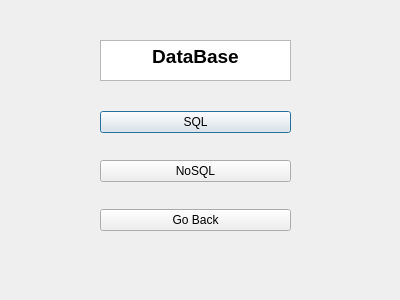
<?xml version="1.0" encoding="UTF-8"?>
<ui version="4.0">
 <class>DataBase</class>
 <widget class="QDialog" name="DataBase">
  <property name="geometry">
   <rect>
    <x>0</x>
    <y>0</y>
    <width>400</width>
    <height>300</height>
   </rect>
  </property>
  <property name="windowTitle">
   <string>Dialog</string>
  </property>
  <widget class="QWidget" name="verticalLayoutWidget">
   <property name="geometry">
    <rect>
     <x>100</x>
     <y>90</y>
     <width>191</width>
     <height>162</height>
    </rect>
   </property>
   <layout class="QVBoxLayout" name="verticalLayout">
    <item>
     <widget class="QPushButton" name="pushButton">
      <property name="text">
       <string>SQL</string>
      </property>
     </widget>
    </item>
    <item>
     <widget class="QPushButton" name="pushButton_2">
      <property name="text">
       <string>NoSQL</string>
      </property>
     </widget>
    </item>
    <item>
     <widget class="QPushButton" name="pushButton_3">
      <property name="text">
       <string>Go Back</string>
      </property>
     </widget>
    </item>
   </layout>
  </widget>
  <widget class="QTextBrowser" name="textBrowser">
   <property name="geometry">
    <rect>
     <x>100</x>
     <y>40</y>
     <width>191</width>
     <height>41</height>
    </rect>
   </property>
   <property name="html">
    <string>&lt;!DOCTYPE HTML PUBLIC &quot;-//W3C//DTD HTML 4.0//EN&quot; &quot;http://www.w3.org/TR/REC-html40/strict.dtd&quot;&gt;
&lt;html&gt;&lt;head&gt;&lt;meta name=&quot;qrichtext&quot; content=&quot;1&quot; /&gt;&lt;meta charset=&quot;utf-8&quot; /&gt;&lt;style type=&quot;text/css&quot;&gt;
p, li { white-space: pre-wrap; }
&lt;/style&gt;&lt;/head&gt;&lt;body style=&quot; font-family:'Segoe UI'; font-size:9pt; font-weight:400; font-style:normal;&quot;&gt;
&lt;p align=&quot;center&quot; style=&quot; margin-top:0px; margin-bottom:0px; margin-left:0px; margin-right:0px; -qt-block-indent:0; text-indent:0px;&quot;&gt;&lt;span style=&quot; font-size:14pt; font-weight:700;&quot;&gt;DataBase&lt;/span&gt;&lt;/p&gt;&lt;/body&gt;&lt;/html&gt;</string>
   </property>
  </widget>
 </widget>
 <resources/>
 <connections/>
</ui>
